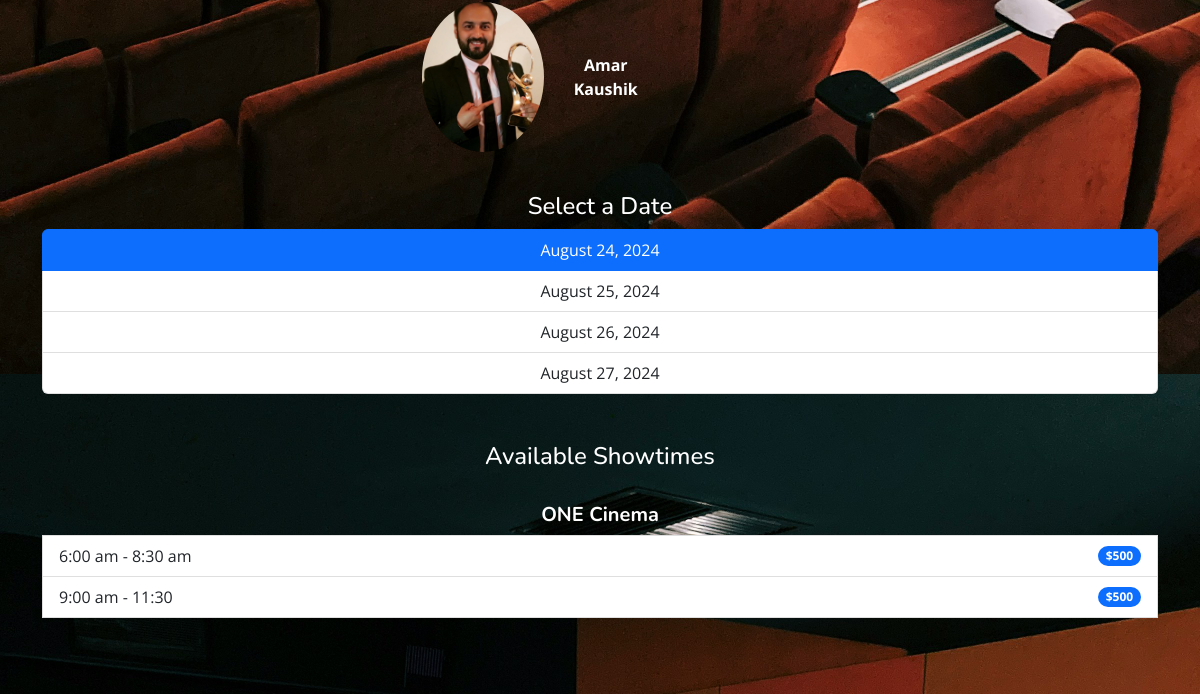
Before: /select-date/7/?date=2024-08-24 (lower part) with the older database file.
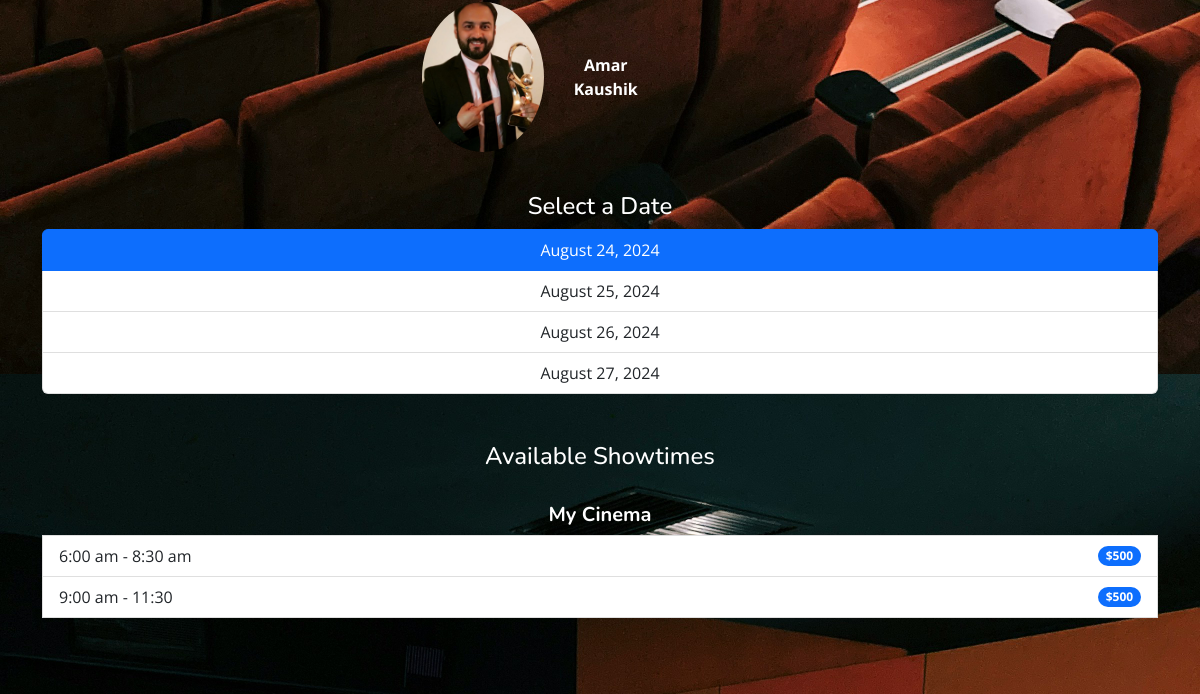
After: the same page with the newer database file.
### MT_main/models.py (models this page shows, shortened)
class Screening(models.Model):
    sid = models.AutoField(primary_key=True)
    cinema = models.ForeignKey(Cinemas, on_delete=models.CASCADE, related_name='cinema_show')
    movie = models.ForeignKey(Movies, on_delete=models.CASCADE, related_name='movie_show')
    available_date = models.ManyToManyField(ShowDate,blank=True)
    price = models.IntegerField()
    total_seats = models.IntegerField(default=100)
    available_seats = models.IntegerField(default=100)
    time = models.ManyToManyField(ShowTime,blank=True)
    upcoming=models.BooleanField(default=False)
    nowshowing=models.BooleanField(default=False)

class Cinemas(models.Model):
    cid = models.AutoField(primary_key=True)
    name = models.CharField(max_length=50)
    role = models.CharField(max_length=30, default='Cinema Admin')
    phone = models.CharField(max_length=20)
    city = models.CharField(max_length=200)
    location = models.CharField(max_length=200)
    user = models.OneToOneField(User,null=True,on_delete=models.CASCADE)

### MT_main/views.py (the view)
# urls.py: path('select-date/<int:mid>/', views.showtime, name='showtime'),
def showtime(request, mid):
    movie = get_object_or_404(Movies, pk=mid)
    shows = Screening.objects.filter(movie=movie)
    is_upcoming = shows.filter(upcoming=True).exists()
    seats_row = ["A","B","C","D"]
    seats_column = ["1", "2", "3", "4", "5","6","7","8","9","10"]
    selected_date = request.GET.get("date")
    showtime_id = request.GET.get("showtime_id")
    available_dates = set()
    showtime_seats = {}
    if not is_upcoming:
        for show in shows:
            available_dates.update(show.available_date.all())
        if selected_date:
            try:
                selected_date_obj = datetime.strptime(selected_date, "%Y-%m-%d").date()
                shows = shows.filter(available_date__date=selected_date_obj)
            except ValueError:
                messages.error(request, "Invalid date format")
                return redirect("home")
        if showtime_id:
            selected_showtime = get_object_or_404(ShowTime, pk=showtime_id)
            bookings = Bookings.objects.filter(showtime=selected_showtime)
            booked_seats = []
            for booking in bookings:
                booked_seats.extend(booking.user_seat_as_list)
            showtime_seats[showtime_id] = booked_seats
        else:
            for show in shows:
                for slot in show.time.all():
                    bookings = Bookings.objects.filter(showtime=slot)
                    booked_seats = []
                    for booking in bookings:
                        booked_seats.extend(booking.user_seat_as_list)
                    showtime_seats[slot.id] = booked_seats
    else:
        available_dates = []
        selected_date = None
        showtime_seats = {}
    cinema_name = shows.first().cinema.name if shows.exists() else ""
    print(f"showtime seats : {showtime_seats} ")
    print(f"showtime id : {showtime_id} ")
    return render(request,"showtime.html",
        {
            "movie": movie,
            "available_dates": sorted(available_dates, key=lambda d: d.date),
            "selected_date": selected_date,
            "shows": shows,
            "showtime_seats": showtime_seats,
            "showtime_id": showtime_id,
            "is_upcoming": is_upcoming,
            "cinema_name": cinema_name,
            "seats_row": seats_row,
            "seats_column": seats_column,
        },
    )

### MT_main/models.py (called while the page is built)
    @property
    def user_seat_as_list(self):
        return self.user_seat.split(',')

### Templates/showtime.html (shortened to what this page needs)
{% extends "base.html" %}
{% block content %}
<br><br>
<div class="container mt-5"  >
    <div class="row mb-4" >
        <div class="col-lg-4 col-md-6 mb-3">
        </div>
        <div class="col-lg-8 col-md-6" >
            <p><strong>Description:</strong> {{ movie.description }}</p><br><br><br>
            <h4 class="mt-4"><strong>Actors</strong></h4><br><br>
            <br><br>
            <h4 class="mt-4"><strong>Director</strong></h4><br><br>
            <div class="row">
                {% if movie.director %}
                <div class="col-lg-4 col-md-6 col-sm-12 mb-3 d-flex align-items-center">
                    {% if movie.director.photo %}
                        <img src="{{ movie.director.photo.url }}" alt="{{ director.name }}" class="rounded-circle me-3" style="width: 150px; height: 150px; object-fit: cover;">
                    {% endif %}
                    <div>
                        <strong>{{ movie.director.name }}</strong><br>
                    </div>
                </div>
                {% else %}
                <li>No actors listed</li>
                {% endif %}
            </div>
        </div>
    </div>
    {% if not is_upcoming %}
        <h4 class="mt-4">Select a Date</h4>
        <div class="list-group mb-5">
            {% for date in available_dates %}
            <a href="{% url 'showtime' mid=movie.mid %}?date={{ date.date|date:'Y-m-d' }}" class="list-group-item list-group-item-action {% if date.date|date:'Y-m-d' == selected_date %}active{% endif %}">
                {{ date.date|date:"F j, Y" }}
            </a>
            {% endfor %}
        </div>
        {% if selected_date %}
        <h4 class="mt-4">Available Showtimes {{ selected_date|date:"F j, Y" }}</h4><br>
        <div class="list-group">
            {% for show in shows %}
                <div class="mb-3">
                    <h5><b>{{ show.cinema.name }}</b></h5>
                    {% for slot in show.time.all %}
                    <a href="#" class="list-group-item list-group-item-action d-flex justify-content-between align-items-center" data-bs-toggle="modal" data-bs-target="#bookingModal" data-showtimeid="{{ slot.id }}">
                        {{ slot.time }}
                        <span class="badge bg-primary rounded-pill">${{ show.price }}</span>
                    </a>
                    {% endfor %}
                </div>
            {% endfor %}
        </div>
        {% endif %}
    {% else %}
        <div class="alert alert-info mt-4" role="alert">
            This movie is upcoming and will be available for booking soon. Check back later for available dates and showtimes.
        </div>
    {% endif %}
</div>
{% endblock content %}

Changed rows visible on the page:
changed through a linked row, Screening: cinema.name "ONE Cinema" → "My Cinema"
